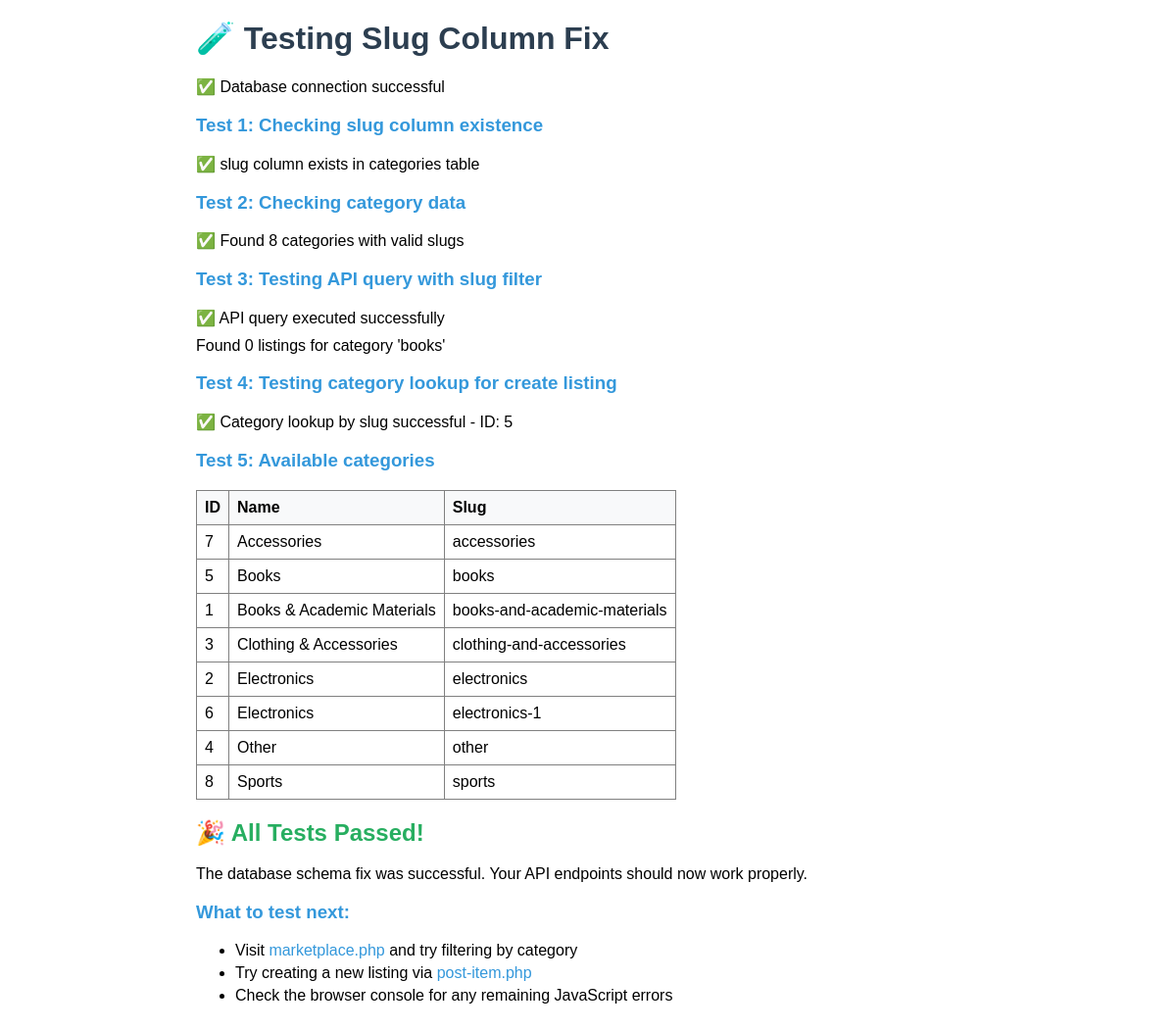
/test_slug_fix.php, run on the app's committed database.
### tables this page shows
CREATE TABLE `categories` (
  `id` int(11) NOT NULL,
  `name` varchar(100) NOT NULL,
  `slug` varchar(50) NOT NULL,
  `description` text DEFAULT NULL,
  `icon` varchar(50) DEFAULT NULL,
  `created_at` timestamp NOT NULL DEFAULT current_timestamp(),
  `is_active` tinyint(1) DEFAULT 1
);

### test_slug_fix.php (the view, shortened to what this page needs)
<?php
echo "<h1>🧪 Testing Slug Column Fix</h1>";
try {
    $db = getDBConnection();
    echo "<p>✅ Database connection successful</p>";
    echo "<h3>Test 1: Checking slug column existence</h3>";
    $stmt = $db->query("DESCRIBE categories");
    $columns = $stmt->fetchAll(PDO::FETCH_COLUMN);
    if (in_array('slug', $columns)) {
        echo "<p>✅ slug column exists in categories table</p>";
    } else {
        echo "<p>❌ slug column is missing - run fix_slug_column.php first</p>";
        exit();
    }
    echo "<h3>Test 2: Checking category data</h3>";
    $stmt = $db->query("SELECT COUNT(*) as total FROM categories WHERE slug IS NOT NULL AND slug != ''");
    $result = $stmt->fetch();
    if ($result['total'] > 0) {
        echo "<p>✅ Found {$result['total']} categories with valid slugs</p>";
    } else {
        echo "<p>❌ No categories with slugs found - run fix_slug_column.php first</p>";
        exit();
    }
    echo "<h3>Test 3: Testing API query with slug filter</h3>";
    $testSlug = 'books';
    $sql = "
        SELECT
            l.id,
            l.title,
            l.description,
            l.price,
            l.type,
            l.condition_item,
            l.location,
            l.rental_period,
            l.images,
            l.views,
            l.created_at,
            c.name as category_name,
            c.slug as category_slug,
            CONCAT(u.first_name, ' ', u.last_name) as seller_name,
            u.student_id as seller_student_id,
            u.rating as seller_rating
        FROM listings l
        LEFT JOIN categories c ON l.category_id = c.id
        LEFT JOIN users u ON l.user_id = u.id
        WHERE l.status = 'active' AND c.slug = ?
        ORDER BY l.created_at DESC
        LIMIT 10
    ";
    $stmt = $db->prepare($sql);
    $stmt->execute([$testSlug]);
    $listings = $stmt->fetchAll();
    echo "<p>✅ API query executed successfully</p>";
    echo "<p>Found " . count($listings) . " listings for category '{$testSlug}'</p>";
    echo "<h3>Test 4: Testing category lookup for create listing</h3>";
    $stmt = $db->prepare("SELECT id FROM categories WHERE slug = ?");
    $stmt->execute([$testSlug]);
    $category = $stmt->fetch();
    if ($category) {
        echo "<p>✅ Category lookup by slug successful - ID: {$category['id']}</p>";
    } else {
        echo "<p>⚠️ No category found with slug '{$testSlug}'</p>";
    }
    echo "<h3>Test 5: Available categories</h3>";
    $stmt = $db->query("SELECT id, name, slug FROM categories ORDER BY name");
    $categories = $stmt->fetchAll();
    echo "<table border='1' cellpadding='5' cellspacing='0'>";
    echo "<tr><th>ID</th><th>Name</th><th>Slug</th></tr>";
    foreach ($categories as $cat) {
        echo "<tr><td>{$cat['id']}</td><td>{$cat['name']}</td><td>{$cat['slug']}</td></tr>";
    }
    echo "</table>";
    echo "<h2>🎉 All Tests Passed!</h2>";
    echo "<p>The database schema fix was successful. Your API endpoints should now work properly.</p>";
    echo "<h3>What to test next:</h3>";
    echo "<ul>";
    echo "<li>Visit <a href='marketplace.php'>marketplace.php</a> and try filtering by category</li>";
    echo "<li>Try creating a new listing via <a href='post-item.php'>post-item.php</a></li>";
    echo "<li>Check the browser console for any remaining JavaScript errors</li>";
    echo "</ul>";
} catch (Exception $e) {
    echo "<p>❌ <strong>Test Failed:</strong> " . $e->getMessage() . "</p>";
    if (strpos($e->getMessage(), 'Unknown column') !== false && strpos($e->getMessage(), 'slug') !== false) {
        echo "<p><strong>Solution:</strong> Run <a href='fix_slug_column.php'>fix_slug_column.php</a> to add the missing slug column.</p>";
    } elseif (strpos($e->getMessage(), 'Connection refused') !== false) {
        echo "<p><strong>Solution:</strong> Make sure MySQL/MariaDB is running in XAMPP.</p>";
    } elseif (strpos($e->getMessage(), 'Access denied') !== false) {
        echo "<p><strong>Solution:</strong> Check your database credentials in config/database.php</p>";
    }
}
?>

### test_slug_fix.php (style rules this page uses)
h1 { color: #2c3e50; }
h2 { color: #27ae60; }
h3 { color: #3498db; }
p { margin: 10px 0; }
table { margin: 10px 0; border-collapse: collapse; }
th { background-color: #f8f9fa; font-weight: bold; }
td, th { padding: 8px; text-align: left; }
ul { margin: 10px 0; }
li { margin: 5px 0; }
a { color: #3498db; text-decoration: none; }

### data on the page
categories: id "5", name "Books", slug "books"
categories: id "7", name "Accessories", slug "accessories"
categories: id "1", name "Books & Academic Materials", slug "books-and-academic-materials"
categories: id "3", name "Clothing & Accessories", slug "clothing-and-accessories"
categories: id "2", name "Electronics", slug "electronics"
categories: id "6", name "Electronics", slug "electronics-1"
categories: id "4", name "Other", slug "other"
categories: id "8", name "Sports", slug "sports"

### other printed values
$result['total'] "8"
count($listings) "0"
$testSlug "books"
